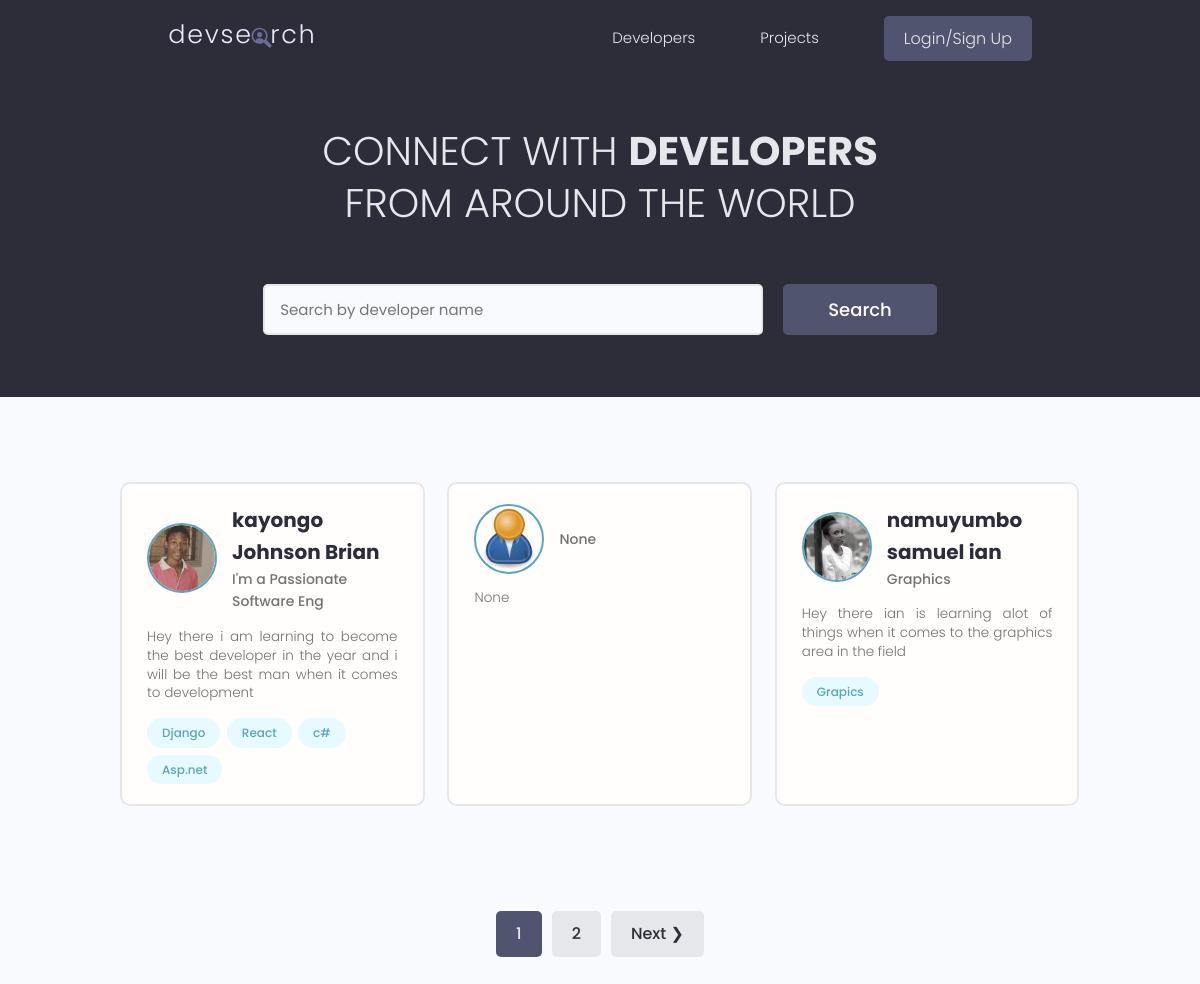
The page / on the database its author committed.
### users/models.py (models this page shows, shortened)
class Profile(models.Model):
    user = models.OneToOneField(
        User, on_delete=models.CASCADE, null=True, blank=True)
    username = models.CharField(max_length=200, null=True, blank=True)
    location = models.CharField(max_length=200, null=True, blank=True)
    name = models.CharField(max_length=200, null=True, blank=True)
    email = models.EmailField(null=True, blank=True, max_length=200)
    short_intro = models.CharField(max_length=200, null=True, blank=True)
    bio = models.TextField(null=True, blank=True)
    profile_image = models.ImageField(
        null=True, blank=True, upload_to="profiles/", default="profiles/user.png")
    social_github = models.CharField(max_length=200, null=True, blank=True)
    social_twiter = models.CharField(max_length=200, null=True, blank=True)
    social_youtube = models.CharField(max_length=200, null=True, blank=True)
    social_website = models.CharField(max_length=200, null=True, blank=True)
    id = models.UUIDField(default=uuid.uuid4,
                          primary_key=True, unique=True, editable=False)
    created = models.DateTimeField(auto_now_add=True)

class Skill(models.Model):
    id = models.UUIDField(default=uuid.uuid4,
                          primary_key=True, unique=True, editable=False)
    owner = models.ForeignKey(
        Profile, on_delete=models.CASCADE, null=True, blank=True)
    name = models.CharField(max_length=200, null=True, blank=True)
    description = models.TextField(null=True, blank=True)
    created = models.DateTimeField(auto_now_add=True)
    def __str__(self):
        return str(self.name)

### users/views.py (the view)
# urls.py: path('', views.profile, name='profile'),
def profile(request):
    profiles, search_query = searchProfiles(request)
    custom_range, profiles = paginationProfile(request, profiles, 3)
    context = {'profiles': profiles, 'search_query': search_query,
               'custom_range': custom_range}
    return render(request, 'users/profiles.html', context)

### users/utils.py (called while the page is built)
def paginationProfile(request, profiles, results):
    page = request.GET.get('page')
    paginator = Paginator(profiles, results)
    try:
        profiles = paginator.page(page)
    except PageNotAnInteger:
        page = 1
        profiles = paginator.page(page)
    except EmptyPage:
        page = paginator.num_pages()
        profiles = paginator.page(page)
    leftIndex = (int(page)-4)
    if leftIndex < 1:
        leftIndex = 1
    rightIndex = (int(page)+5)
    if rightIndex > paginator.num_pages:
        rightIndex = paginator.num_pages + 1
    custom_range = range(leftIndex, rightIndex)
    return custom_range, profiles

def searchProfiles(request):
    search_query = ''
    if request.GET.get('search_query'):
        search_query = request.GET.get('search_query')
    skills = Skill.objects.filter(name__icontains=search_query)
    print("search", search_query)
    profiles = Profile.objects.distinct().filter(
        Q(name__icontains=search_query) |
        Q(short_intro__icontains=search_query) |
        Q(skill__in=skills)
    )
    return profiles, search_query

### users/templates/users/profiles.html (shortened to what this page needs)
{% extends 'main.html' %} {% load static %} {% block content %}
<main class="home">
    <section class="hero-section text-center">
        <div class="container container--narrow">
            <div class="hero-section__box">
                <h2>CONNECT WITH <span>DEVELOPERS</span></h2>
                <h2>FROM AROUND THE WORLD</h2>
            </div>
            <div class="hero-section__search">
                <form id="searchForm" class="form" action="{% url 'profile' %}" method="get">
                    <div class="form__field">
                        <input value="{{ search_query }}" class="input input--text" id="formInput#search" type="text" name="search_query" placeholder="Search by developer name" />
                    </div>
                    <input class="btn btn--sub btn--lg" type="submit" value="Search" />
                </form>
            </div>
        </div>
    </section>
    <section class="devlist">
        <div class="container">
            <div class="grid grid--three">
                {% for profile in profiles%}
                <div class="column card">
                    <div class="dev">
                        <a href="{% url 'user-profile' profile.id %}" class=" card__body ">
                            <div class="dev__profile ">
                                <img class="avatar avatar--md " src="{{ profile.profile_image.url }}" alt="image " />
                                <div class="dev__meta ">
                                    <h3>{{ profile.name }}</h3>
                                    <h5>{{ profile.short_intro|slice:'30' }}</h5>
                                </div>
                            </div>
                            <p class="dev__info ">
                                {{profile.bio|slice:"250"}}
                            </p>
                            <div class="dev__skills ">
                                {% for skill in profile.skill_set.all|slice:'5' %}
                                <span class="tag tag--pill tag--main ">
                                    <small>{{ skill }}</small>
                                </span> {% endfor %}
                            </div>
                        </a>
                    </div>
                </div>
                {% endfor %}
            </div>
        </div>
    </section>
    {% include 'pagination.html' with query_set=profiles custom_range=custom_range %}
</main>
{% endblock content %}

### static/styles/app.css (style rules this page uses)
:root { --color-sub: #2d2d39; }
.btn--sub { background-color: var(--color-sub-light); }
.card { border: 2px solid var(--color-light); }
img { width: 100%; }
.hero-section { height: 40vh; display: flex; align-items: center; background-color: var(--color-sub); }
.hero-section__box { margin-bottom: 4rem; }
.hero-section__box > h2, .hero-section__box > h2 > span { font-size: 4rem; color: var(--color-light); line-height: 1.3; text-transform: uppercase; }
.hero-section__box > h2 { font-weight: 300; }
.hero-section__box > h2 > span { font-weight: 700; }
.hero-section__search > .form { display: flex; align-items: center; justify-content: center; gap: 2rem; }
.hero-section__search > .form input.input--text { width: 50rem; }
.devlist { margin-top: 8rem; }
.devlist .grid { align-items: stretch; }
.devlist .dev .dev__profile { display: flex; align-items: center; gap: 1.5rem; }
.devlist .dev .dev__meta h3 { color: var(--color-sub); font-size: 2rem; font-weight: 700; }
.devlist .dev .dev__meta h5 { color: var(--color-text); font-size: 1.4rem; font-weight: 500; }
.devlist .dev .dev__info { margin: 1.5rem 0; font-size: 1.35rem; line-height: 1.4; text-align: justify; }

### static/uikit/styles/modules/_variables.css (style rules this page uses)
:root { --color-main: #5aa5b9; --color-main-light: #e6faff; --color-sub: #3f4156; --color-sub-light: #51546e; --color-sub-lighter: #ededfd; --color-text: #737373; --color-gray: #8b8b8b; --color-light: #e5e7eb; --color-light-gray: #767676; --color-bg: #f8fafd; --color-white: #fffefd; --color-white-light: #f3f3f3; --color-success: #359e64; --color-success-bg: #def8e8; --color-error: #fc4b0b; --color-error-bg: #fff2ee; --font-base: 'Poppins', arial, helvetica, 'Segoe UI', roboto, ubuntu, sans-serif; --font-monospace: 'Fira Code', 'Courier New', courier, monospace; --font-regular: 300; --font-medium: 500; --font-bold: 700; --generic-shadow: 1px 1px 5px #00000010; --generic-transition: all 0.3s ease-in-out; }

### static/uikit/styles/modules/_base.css (style rules this page uses)
* { margin: 0; padding: 0; box-sizing: border-box; text-rendering: optimizeLegibility; color: inherit; font-size: inherit; }
html { font-size: 50%; }
@media only screen and (min-width: 480px) { html { font-size: 56.25%; } }
@media only screen and (min-width: 1200px) { html { font-size: 62.5%; } }
body { line-height: 1.6; font-weight: 400; font-size: 1.5rem; color: var(--color-text); background-color: var(--color-bg); min-height: 100vh; }

### static/uikit/styles/modules/_typography.css (style rules this page uses)
* { font-family: var(--font-base); }
h2 { font-size: 3.6rem; font-weight: var(--font-bold); }
h3 { font-size: 3.2rem; font-weight: var(--font-medium); }
h5 { font-size: 2.4rem; font-weight: var(--font-medium); }
h5, h6 { font-weight: var(--font-regular); }
p, span, strong { font-size: 1.6rem; color: var(--color-text); font-weight: var(--font-regular); }
a { padding-bottom: 2px; text-decoration: none; display: inline-block; color: var(--color-main); font-weight: var(--font-medium); }

### static/uikit/styles/modules/_utilities.css (style rules this page uses)
.container { width: 92%; max-width: 165rem; margin: 0 auto; box-sizing: border-box; }
.container--narrow { width: 92%; max-width: 120rem; }
@media screen and (min-width: 1000px) { .container { width: 90%; } }
@media screen and (min-width: 1000px) { .container--narrow { width: 85%; } }
@media screen and (min-width: 1200px) { .container { width: 80%; } }
@media screen and (min-width: 1200px) { .container--narrow { width: 72%; } }
.text-center { text-align: center; }

### static/uikit/styles/modules/_avatar.css (style rules this page uses)
.avatar { border-radius: 50%; border: 2px solid var(--color-main); object-fit: cover; }
.avatar--md { height: 7rem; width: 7rem; }

### static/uikit/styles/modules/_button.css (style rules this page uses)
.btn { display: inline-block; position: relative; cursor: pointer; background-color: var(--color-light); font-weight: var(--font-medium); color: var(--color-sub); text-decoration: none; padding: 1rem 2rem; border-radius: 0.5rem; border: none; width: -webkit-fit-content; width: -moz-fit-content; width: fit-content; height: -webkit-fit-content; height: -moz-fit-content; height: fit-content; font-size: 1.6rem; outline-width: 0; outline-color: transparent; -webkit-backface-visibility: hidden; backface-visibility: hidden; transition: all 0.3s ease-in-out; }
.btn--sub { background-color: var(--color-sub); color: var(--color-white); }
.btn--lg { font-size: 1.8rem; padding: 1.2rem 4.5rem; }

### static/uikit/styles/modules/_card.css (style rules this page uses)
.card { border-radius: 1rem; background-color: var(--color-white); border: 1.5px solid var(--color-light); width: auto; height: auto; margin-top: 0.5rem; margin-bottom: 0.5rem; overflow: hidden; }
.card__body, .card__header { padding: 2rem 2.5rem; }

### rows shown on the page
Profile: profile_image (picture), name "kayongo Johnson Brian", short_intro "I'm a Passionate Software Eng", bio "Hey there i am learning to become the best developer in the year and i will be the best man when it comes to development"
Skill: name "Django"
Skill: name "React"
Skill: name "c#"
Skill: name "Asp.net"
Profile: profile_image (placeholder picture), short_intro "None", bio "None"
Profile: profile_image (picture), name "namuyumbo samuel ian", short_intro "Graphics", bio "Hey there ian is learning alot of things when it comes to the graphics area in the field"
Skill: name "Grapics"

### other values the page prints
{{ page }} "1"
{{ page }} "2"
